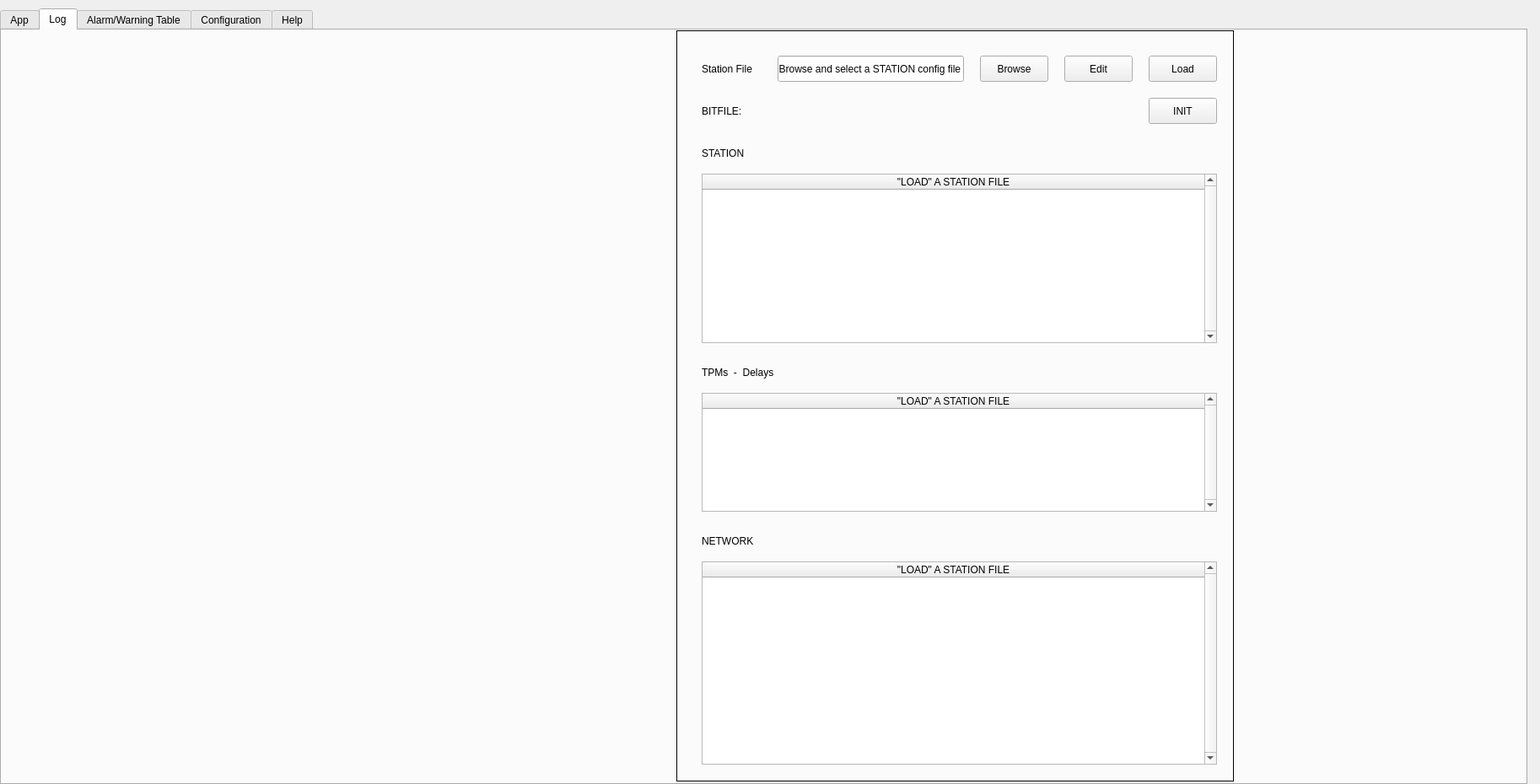
<?xml version="1.0" encoding="UTF-8"?>
<ui version="4.0">
 <class>Form</class>
 <widget class="QWidget" name="Form">
  <property name="geometry">
   <rect>
    <x>0</x>
    <y>0</y>
    <width>1826</width>
    <height>930</height>
   </rect>
  </property>
  <property name="windowTitle">
   <string>Form</string>
  </property>
  <widget class="QTabWidget" name="monitor_tab">
   <property name="enabled">
    <bool>true</bool>
   </property>
   <property name="geometry">
    <rect>
     <x>0</x>
     <y>10</y>
     <width>1811</width>
     <height>921</height>
    </rect>
   </property>
   <property name="currentIndex">
    <number>1</number>
   </property>
   <widget class="QWidget" name="qtab_app">
    <attribute name="title">
     <string>App</string>
    </attribute>
    <widget class="QFrame" name="frame_subrack">
     <property name="geometry">
      <rect>
       <x>10</x>
       <y>209</y>
       <width>201</width>
       <height>651</height>
      </rect>
     </property>
     <property name="frameShape">
      <enum>QFrame::StyledPanel</enum>
     </property>
     <property name="frameShadow">
      <enum>QFrame::Raised</enum>
     </property>
     <widget class="QPushButton" name="qbutton_clear_led">
      <property name="geometry">
       <rect>
        <x>50</x>
        <y>620</y>
        <width>90</width>
        <height>28</height>
       </rect>
      </property>
      <property name="text">
       <string>CLEAR Table</string>
      </property>
     </widget>
    </widget>
    <widget class="QFrame" name="frame_tpm">
     <property name="geometry">
      <rect>
       <x>210</x>
       <y>209</y>
       <width>1591</width>
       <height>641</height>
      </rect>
     </property>
     <property name="frameShape">
      <enum>QFrame::StyledPanel</enum>
     </property>
     <property name="frameShadow">
      <enum>QFrame::Raised</enum>
     </property>
     <widget class="QTableWidget" name="qtable_tile">
      <property name="geometry">
       <rect>
        <x>0</x>
        <y>30</y>
        <width>931</width>
        <height>571</height>
       </rect>
      </property>
      <property name="lineWidth">
       <number>1</number>
      </property>
      <property name="midLineWidth">
       <number>0</number>
      </property>
      <property name="rowCount">
       <number>8</number>
      </property>
      <property name="columnCount">
       <number>5</number>
      </property>
      <attribute name="horizontalHeaderMinimumSectionSize">
       <number>54</number>
      </attribute>
      <attribute name="horizontalHeaderDefaultSectionSize">
       <number>130</number>
      </attribute>
      <attribute name="verticalHeaderVisible">
       <bool>false</bool>
      </attribute>
      <attribute name="verticalHeaderMinimumSectionSize">
       <number>24</number>
      </attribute>
      <attribute name="verticalHeaderDefaultSectionSize">
       <number>67</number>
      </attribute>
      <attribute name="verticalHeaderHighlightSections">
       <bool>false</bool>
      </attribute>
      <attribute name="verticalHeaderShowSortIndicator" stdset="0">
       <bool>false</bool>
      </attribute>
      <attribute name="verticalHeaderStretchLastSection">
       <bool>false</bool>
      </attribute>
      <row/>
      <row/>
      <row/>
      <row/>
      <row/>
      <row/>
      <row/>
      <row/>
      <column>
       <property name="text">
        <string>FPGA0 Temp</string>
       </property>
      </column>
      <column>
       <property name="text">
        <string>FPGA1 Temp</string>
       </property>
      </column>
      <column>
       <property name="text">
        <string>Volatage</string>
       </property>
      </column>
      <column>
       <property name="text">
        <string>Temperature</string>
       </property>
      </column>
      <column>
       <property name="text">
        <string>Current</string>
       </property>
      </column>
     </widget>
    </widget>
    <widget class="QFrame" name="sub_frame">
     <property name="geometry">
      <rect>
       <x>210</x>
       <y>0</y>
       <width>911</width>
       <height>201</height>
      </rect>
     </property>
     <property name="frameShape">
      <enum>QFrame::StyledPanel</enum>
     </property>
     <property name="frameShadow">
      <enum>QFrame::Raised</enum>
     </property>
     <widget class="QLabel" name="label_ps_power">
      <property name="geometry">
       <rect>
        <x>20</x>
        <y>160</y>
        <width>81</width>
        <height>21</height>
       </rect>
      </property>
      <property name="maximumSize">
       <size>
        <width>16777215</width>
        <height>16777215</height>
       </size>
      </property>
      <property name="layoutDirection">
       <enum>Qt::LeftToRight</enum>
      </property>
      <property name="styleSheet">
       <string notr="true">background-color: rgb(238, 238, 236);</string>
      </property>
      <property name="text">
       <string>PS power</string>
      </property>
      <property name="alignment">
       <set>Qt::AlignLeading|Qt::AlignLeft|Qt::AlignVCenter</set>
      </property>
     </widget>
     <widget class="QLabel" name="label_mng">
      <property name="geometry">
       <rect>
        <x>20</x>
        <y>63</y>
        <width>81</width>
        <height>21</height>
       </rect>
      </property>
      <property name="maximumSize">
       <size>
        <width>16777215</width>
        <height>16777215</height>
       </size>
      </property>
      <property name="layoutDirection">
       <enum>Qt::LeftToRight</enum>
      </property>
      <property name="styleSheet">
       <string notr="true">background-color: rgb(238, 238, 236);</string>
      </property>
      <property name="text">
       <string>Mng Temp</string>
      </property>
      <property name="alignment">
       <set>Qt::AlignLeading|Qt::AlignLeft|Qt::AlignVCenter</set>
      </property>
     </widget>
     <widget class="QLabel" name="label_bkpl">
      <property name="geometry">
       <rect>
        <x>20</x>
        <y>16</y>
        <width>81</width>
        <height>21</height>
       </rect>
      </property>
      <property name="maximumSize">
       <size>
        <width>16777215</width>
        <height>16777215</height>
       </size>
      </property>
      <property name="layoutDirection">
       <enum>Qt::LeftToRight</enum>
      </property>
      <property name="styleSheet">
       <string notr="true">background-color: rgb(238, 238, 236);</string>
      </property>
      <property name="text">
       <string>Bkpl Temp</string>
      </property>
      <property name="alignment">
       <set>Qt::AlignLeading|Qt::AlignLeft|Qt::AlignVCenter</set>
      </property>
     </widget>
     <widget class="QLabel" name="label_ps">
      <property name="geometry">
       <rect>
        <x>20</x>
        <y>110</y>
        <width>81</width>
        <height>21</height>
       </rect>
      </property>
      <property name="maximumSize">
       <size>
        <width>16777215</width>
        <height>16777215</height>
       </size>
      </property>
      <property name="layoutDirection">
       <enum>Qt::LeftToRight</enum>
      </property>
      <property name="styleSheet">
       <string notr="true">background-color: rgb(238, 238, 236);</string>
      </property>
      <property name="text">
       <string>PS fan speed</string>
      </property>
      <property name="alignment">
       <set>Qt::AlignLeading|Qt::AlignLeft|Qt::AlignVCenter</set>
      </property>
     </widget>
     <widget class="QLabel" name="label_speed">
      <property name="geometry">
       <rect>
        <x>510</x>
        <y>10</y>
        <width>121</width>
        <height>21</height>
       </rect>
      </property>
      <property name="maximumSize">
       <size>
        <width>16777215</width>
        <height>16777215</height>
       </size>
      </property>
      <property name="layoutDirection">
       <enum>Qt::LeftToRight</enum>
      </property>
      <property name="styleSheet">
       <string notr="true">background-color: rgb(238, 238, 236);</string>
      </property>
      <property name="text">
       <string>Subrack Fan Speed</string>
      </property>
      <property name="alignment">
       <set>Qt::AlignLeading|Qt::AlignLeft|Qt::AlignVCenter</set>
      </property>
     </widget>
     <widget class="QLabel" name="label_speed_2">
      <property name="geometry">
       <rect>
        <x>500</x>
        <y>41</y>
        <width>44</width>
        <height>16</height>
       </rect>
      </property>
      <property name="maximumSize">
       <size>
        <width>16777215</width>
        <height>16777215</height>
       </size>
      </property>
      <property name="layoutDirection">
       <enum>Qt::LeftToRight</enum>
      </property>
      <property name="styleSheet">
       <string notr="true">background-color: rgb(238, 238, 236);</string>
      </property>
      <property name="text">
       <string>FAN #2</string>
      </property>
      <property name="alignment">
       <set>Qt::AlignLeading|Qt::AlignLeft|Qt::AlignVCenter</set>
      </property>
     </widget>
     <widget class="QLabel" name="label_speed_3">
      <property name="geometry">
       <rect>
        <x>591</x>
        <y>41</y>
        <width>44</width>
        <height>16</height>
       </rect>
      </property>
      <property name="maximumSize">
       <size>
        <width>16777215</width>
        <height>16777215</height>
       </size>
      </property>
      <property name="layoutDirection">
       <enum>Qt::LeftToRight</enum>
      </property>
      <property name="styleSheet">
       <string notr="true">background-color: rgb(238, 238, 236);</string>
      </property>
      <property name="text">
       <string>FAN #3</string>
      </property>
      <property name="alignment">
       <set>Qt::AlignLeading|Qt::AlignLeft|Qt::AlignVCenter</set>
      </property>
     </widget>
     <widget class="QLabel" name="label_speed_4">
      <property name="geometry">
       <rect>
        <x>683</x>
        <y>41</y>
        <width>44</width>
        <height>16</height>
       </rect>
      </property>
      <property name="maximumSize">
       <size>
        <width>16777215</width>
        <height>16777215</height>
       </size>
      </property>
      <property name="layoutDirection">
       <enum>Qt::LeftToRight</enum>
      </property>
      <property name="styleSheet">
       <string notr="true">background-color: rgb(238, 238, 236);</string>
      </property>
      <property name="text">
       <string>FAN #4</string>
      </property>
      <property name="alignment">
       <set>Qt::AlignLeading|Qt::AlignLeft|Qt::AlignVCenter</set>
      </property>
     </widget>
     <widget class="QLabel" name="label_speed_5">
      <property name="geometry">
       <rect>
        <x>411</x>
        <y>41</y>
        <width>44</width>
        <height>16</height>
       </rect>
      </property>
      <property name="maximumSize">
       <size>
        <width>16777215</width>
        <height>16777215</height>
       </size>
      </property>
      <property name="layoutDirection">
       <enum>Qt::LeftToRight</enum>
      </property>
      <property name="styleSheet">
       <string notr="true">background-color: rgb(238, 238, 236);</string>
      </property>
      <property name="text">
       <string>FAN #1</string>
      </property>
      <property name="alignment">
       <set>Qt::AlignLeading|Qt::AlignLeft|Qt::AlignVCenter</set>
      </property>
     </widget>
    </widget>
    <widget class="QPushButton" name="subrack_button">
     <property name="geometry">
      <rect>
       <x>60</x>
       <y>80</y>
       <width>90</width>
       <height>28</height>
      </rect>
     </property>
     <property name="text">
      <string>Subrack</string>
     </property>
    </widget>
    <widget class="QCheckBox" name="check_savedata">
     <property name="geometry">
      <rect>
       <x>10</x>
       <y>180</y>
       <width>101</width>
       <height>21</height>
      </rect>
     </property>
     <property name="text">
      <string>Save Data </string>
     </property>
    </widget>
    <widget class="QLabel" name="qline_ip">
     <property name="geometry">
      <rect>
       <x>30</x>
       <y>20</y>
       <width>151</width>
       <height>31</height>
      </rect>
     </property>
     <property name="layoutDirection">
      <enum>Qt::LeftToRight</enum>
     </property>
     <property name="text">
      <string>ip:port</string>
     </property>
     <property name="alignment">
      <set>Qt::AlignCenter</set>
     </property>
    </widget>
    <widget class="QLabel" name="qlabel_tstamp">
     <property name="geometry">
      <rect>
       <x>0</x>
       <y>120</y>
       <width>201</width>
       <height>31</height>
      </rect>
     </property>
     <property name="layoutDirection">
      <enum>Qt::LeftToRight</enum>
     </property>
     <property name="text">
      <string/>
     </property>
     <property name="alignment">
      <set>Qt::AlignCenter</set>
     </property>
    </widget>
    <zorder>sub_frame</zorder>
    <zorder>frame_tpm</zorder>
    <zorder>frame_subrack</zorder>
    <zorder>subrack_button</zorder>
    <zorder>check_savedata</zorder>
    <zorder>qline_ip</zorder>
    <zorder>qlabel_tstamp</zorder>
   </widget>
   <widget class="QWidget" name="Log">
    <attribute name="title">
     <string>Log</string>
    </attribute>
    <widget class="QWidget" name="qt_log" native="true">
     <property name="geometry">
      <rect>
       <x>0</x>
       <y>10</y>
       <width>801</width>
       <height>881</height>
      </rect>
     </property>
    </widget>
    <widget class="QFrame" name="frame_station">
     <property name="geometry">
      <rect>
       <x>800</x>
       <y>0</y>
       <width>661</width>
       <height>891</height>
      </rect>
     </property>
     <property name="frameShape">
      <enum>QFrame::Box</enum>
     </property>
     <property name="frameShadow">
      <enum>QFrame::Plain</enum>
     </property>
     <widget class="QLabel" name="qlabel_config">
      <property name="geometry">
       <rect>
        <x>30</x>
        <y>30</y>
        <width>101</width>
        <height>31</height>
       </rect>
      </property>
      <property name="text">
       <string>Station File</string>
      </property>
      <property name="alignment">
       <set>Qt::AlignLeading|Qt::AlignLeft|Qt::AlignVCenter</set>
      </property>
     </widget>
     <widget class="QLineEdit" name="qline_configfile">
      <property name="geometry">
       <rect>
        <x>120</x>
        <y>30</y>
        <width>221</width>
        <height>31</height>
       </rect>
      </property>
      <property name="text">
       <string>  Browse and select a STATION config file</string>
      </property>
      <property name="readOnly">
       <bool>true</bool>
      </property>
     </widget>
     <widget class="QPushButton" name="qbutton_load_configuration">
      <property name="geometry">
       <rect>
        <x>560</x>
        <y>30</y>
        <width>81</width>
        <height>31</height>
       </rect>
      </property>
      <property name="text">
       <string>Load</string>
      </property>
     </widget>
     <widget class="QPushButton" name="qbutton_browse">
      <property name="geometry">
       <rect>
        <x>360</x>
        <y>30</y>
        <width>81</width>
        <height>31</height>
       </rect>
      </property>
      <property name="text">
       <string>Browse</string>
      </property>
     </widget>
     <widget class="QPushButton" name="qbutton_station_init">
      <property name="geometry">
       <rect>
        <x>560</x>
        <y>80</y>
        <width>81</width>
        <height>31</height>
       </rect>
      </property>
      <property name="text">
       <string>INIT</string>
      </property>
     </widget>
     <widget class="QLabel" name="qlabel_bitfile">
      <property name="geometry">
       <rect>
        <x>120</x>
        <y>80</y>
        <width>421</width>
        <height>31</height>
       </rect>
      </property>
      <property name="text">
       <string/>
      </property>
      <property name="alignment">
       <set>Qt::AlignLeading|Qt::AlignLeft|Qt::AlignVCenter</set>
      </property>
     </widget>
     <widget class="QLabel" name="qlabel_station">
      <property name="geometry">
       <rect>
        <x>30</x>
        <y>130</y>
        <width>171</width>
        <height>31</height>
       </rect>
      </property>
      <property name="text">
       <string>STATION</string>
      </property>
      <property name="alignment">
       <set>Qt::AlignLeading|Qt::AlignLeft|Qt::AlignVCenter</set>
      </property>
     </widget>
     <widget class="QTableWidget" name="qtable_tpm">
      <property name="geometry">
       <rect>
        <x>30</x>
        <y>430</y>
        <width>611</width>
        <height>141</height>
       </rect>
      </property>
      <property name="verticalScrollBarPolicy">
       <enum>Qt::ScrollBarAlwaysOn</enum>
      </property>
      <property name="sizeAdjustPolicy">
       <enum>QAbstractScrollArea::AdjustIgnored</enum>
      </property>
      <attribute name="horizontalHeaderCascadingSectionResizes">
       <bool>false</bool>
      </attribute>
      <attribute name="horizontalHeaderDefaultSectionSize">
       <number>218</number>
      </attribute>
      <attribute name="horizontalHeaderStretchLastSection">
       <bool>true</bool>
      </attribute>
      <column>
       <property name="text">
        <string>&quot;LOAD&quot; A STATION FILE</string>
       </property>
      </column>
     </widget>
     <widget class="QTableWidget" name="qtable_station">
      <property name="geometry">
       <rect>
        <x>30</x>
        <y>170</y>
        <width>611</width>
        <height>201</height>
       </rect>
      </property>
      <property name="verticalScrollBarPolicy">
       <enum>Qt::ScrollBarAlwaysOn</enum>
      </property>
      <attribute name="horizontalHeaderDefaultSectionSize">
       <number>308</number>
      </attribute>
      <attribute name="horizontalHeaderStretchLastSection">
       <bool>true</bool>
      </attribute>
      <column>
       <property name="text">
        <string>&quot;LOAD&quot; A STATION FILE</string>
       </property>
      </column>
     </widget>
     <widget class="QLabel" name="qlabel_tpms">
      <property name="geometry">
       <rect>
        <x>30</x>
        <y>390</y>
        <width>171</width>
        <height>31</height>
       </rect>
      </property>
      <property name="text">
       <string>TPMs  -  Delays</string>
      </property>
      <property name="alignment">
       <set>Qt::AlignLeading|Qt::AlignLeft|Qt::AlignVCenter</set>
      </property>
     </widget>
     <widget class="QLabel" name="qlabel_network">
      <property name="geometry">
       <rect>
        <x>30</x>
        <y>590</y>
        <width>171</width>
        <height>31</height>
       </rect>
      </property>
      <property name="text">
       <string>NETWORK</string>
      </property>
      <property name="alignment">
       <set>Qt::AlignLeading|Qt::AlignLeft|Qt::AlignVCenter</set>
      </property>
     </widget>
     <widget class="QTableWidget" name="qtable_network">
      <property name="geometry">
       <rect>
        <x>30</x>
        <y>630</y>
        <width>611</width>
        <height>241</height>
       </rect>
      </property>
      <property name="verticalScrollBarPolicy">
       <enum>Qt::ScrollBarAlwaysOn</enum>
      </property>
      <attribute name="horizontalHeaderDefaultSectionSize">
       <number>365</number>
      </attribute>
      <attribute name="horizontalHeaderStretchLastSection">
       <bool>true</bool>
      </attribute>
      <column>
       <property name="text">
        <string>&quot;LOAD&quot; A STATION FILE</string>
       </property>
      </column>
     </widget>
     <widget class="QLabel" name="qlabel_bitfile_2">
      <property name="geometry">
       <rect>
        <x>30</x>
        <y>80</y>
        <width>71</width>
        <height>31</height>
       </rect>
      </property>
      <property name="text">
       <string>BITFILE: </string>
      </property>
      <property name="alignment">
       <set>Qt::AlignLeading|Qt::AlignLeft|Qt::AlignVCenter</set>
      </property>
     </widget>
     <widget class="QPushButton" name="qbutton_edit">
      <property name="geometry">
       <rect>
        <x>460</x>
        <y>30</y>
        <width>81</width>
        <height>31</height>
       </rect>
      </property>
      <property name="text">
       <string>Edit</string>
      </property>
     </widget>
    </widget>
   </widget>
   <widget class="QWidget" name="qtab_threshold">
    <attribute name="title">
     <string>Alarm/Warning Table</string>
    </attribute>
    <widget class="QTableWidget" name="true_table">
     <property name="geometry">
      <rect>
       <x>280</x>
       <y>150</y>
       <width>611</width>
       <height>411</height>
      </rect>
     </property>
     <property name="frameShape">
      <enum>QFrame::NoFrame</enum>
     </property>
     <property name="frameShadow">
      <enum>QFrame::Plain</enum>
     </property>
     <property name="lineWidth">
      <number>0</number>
     </property>
     <column>
      <property name="text">
       <string>min</string>
      </property>
     </column>
     <column>
      <property name="text">
       <string>max</string>
      </property>
     </column>
     <column>
      <property name="text">
       <string>min</string>
      </property>
     </column>
     <column>
      <property name="text">
       <string>max</string>
      </property>
     </column>
    </widget>
    <widget class="QLabel" name="label_3">
     <property name="geometry">
      <rect>
       <x>450</x>
       <y>125</y>
       <width>181</width>
       <height>21</height>
      </rect>
     </property>
     <property name="text">
      <string>&lt;html&gt;&lt;head/&gt;&lt;body&gt;&lt;p&gt;&lt;span style=&quot; font-size:14pt; font-weight:600;&quot;&gt;Warning Threshold&lt;/span&gt;&lt;/p&gt;&lt;/body&gt;&lt;/html&gt;</string>
     </property>
    </widget>
    <widget class="QLabel" name="label_4">
     <property name="geometry">
      <rect>
       <x>690</x>
       <y>125</y>
       <width>181</width>
       <height>21</height>
      </rect>
     </property>
     <property name="text">
      <string>&lt;html&gt;&lt;head/&gt;&lt;body&gt;&lt;p&gt;&lt;span style=&quot; font-size:14pt; font-weight:600;&quot;&gt;Alarm Threshold&lt;/span&gt;&lt;/p&gt;&lt;/body&gt;&lt;/html&gt;</string>
     </property>
    </widget>
    <widget class="QLabel" name="qlabel_conf_label_3">
     <property name="geometry">
      <rect>
       <x>400</x>
       <y>40</y>
       <width>311</width>
       <height>31</height>
      </rect>
     </property>
     <property name="layoutDirection">
      <enum>Qt::LeftToRight</enum>
     </property>
     <property name="text">
      <string>To change values go to Configuration Tab</string>
     </property>
     <property name="alignment">
      <set>Qt::AlignCenter</set>
     </property>
    </widget>
   </widget>
   <widget class="QWidget" name="qtab_conf">
    <attribute name="title">
     <string>Configuration</string>
    </attribute>
   </widget>
   <widget class="QWidget" name="qtab_help">
    <attribute name="title">
     <string>Help</string>
    </attribute>
    <widget class="QTextEdit" name="textEdit">
     <property name="geometry">
      <rect>
       <x>3</x>
       <y>4</y>
       <width>1141</width>
       <height>851</height>
      </rect>
     </property>
     <property name="html">
      <string>&lt;!DOCTYPE HTML PUBLIC &quot;-//W3C//DTD HTML 4.0//EN&quot; &quot;http://www.w3.org/TR/REC-html40/strict.dtd&quot;&gt;
&lt;html&gt;&lt;head&gt;&lt;meta name=&quot;qrichtext&quot; content=&quot;1&quot; /&gt;&lt;style type=&quot;text/css&quot;&gt;
p, li { white-space: pre-wrap; }
&lt;/style&gt;&lt;/head&gt;&lt;body style=&quot; font-family:'Ubuntu'; font-size:10pt; font-weight:400; font-style:normal;&quot;&gt;
&lt;p style=&quot; margin-top:0px; margin-bottom:0px; margin-left:0px; margin-right:0px; -qt-block-indent:0; text-indent:0px;&quot;&gt;&lt;span style=&quot; font-size:12pt; font-weight:600;&quot;&gt;APP&lt;/span&gt;&lt;/p&gt;
&lt;p style=&quot;-qt-paragraph-type:empty; margin-top:0px; margin-bottom:0px; margin-left:0px; margin-right:0px; -qt-block-indent:0; text-indent:0px; font-size:12pt; font-weight:600;&quot;&gt;&lt;br /&gt;&lt;/p&gt;
&lt;p style=&quot; margin-top:0px; margin-bottom:0px; margin-left:0px; margin-right:0px; -qt-block-indent:0; text-indent:0px;&quot;&gt;&lt;span style=&quot; font-size:12pt; text-decoration: underline;&quot;&gt;TPM BUTTON&lt;/span&gt;&lt;span style=&quot; font-size:12pt;&quot;&gt;			&lt;/span&gt;&lt;span style=&quot; font-size:12pt; text-decoration: underline;&quot;&gt;LED&lt;/span&gt;&lt;span style=&quot; font-size:12pt;&quot;&gt;						&lt;/span&gt;&lt;span style=&quot; font-size:12pt; text-decoration: underline;&quot;&gt;SUBRACK&lt;/span&gt;&lt;/p&gt;
&lt;p style=&quot;-qt-paragraph-type:empty; margin-top:0px; margin-bottom:0px; margin-left:0px; margin-right:0px; -qt-block-indent:0; text-indent:0px; font-size:12pt;&quot;&gt;&lt;br /&gt;&lt;/p&gt;
&lt;p style=&quot; margin-top:0px; margin-bottom:0px; margin-left:0px; margin-right:0px; -qt-block-indent:0; text-indent:0px;&quot;&gt;&lt;span style=&quot; font-size:12pt;&quot;&gt;	---&amp;gt; tpm not detected			---&amp;gt; monitored parameters OK				---&amp;gt; offline&lt;/span&gt;&lt;/p&gt;
&lt;p style=&quot;-qt-paragraph-type:empty; margin-top:0px; margin-bottom:0px; margin-left:0px; margin-right:0px; -qt-block-indent:0; text-indent:0px; font-size:12pt;&quot;&gt;&lt;br /&gt;&lt;/p&gt;
&lt;p style=&quot; margin-top:0px; margin-bottom:0px; margin-left:0px; margin-right:0px; -qt-block-indent:0; text-indent:0px;&quot;&gt;&lt;span style=&quot; font-size:12pt;&quot;&gt;	---&amp;gt; tpm turned off			---&amp;gt; there is/was a parameter in warning status		---&amp;gt; online&lt;/span&gt;&lt;/p&gt;
&lt;p style=&quot;-qt-paragraph-type:empty; margin-top:0px; margin-bottom:0px; margin-left:0px; margin-right:0px; -qt-block-indent:0; text-indent:0px; font-size:12pt;&quot;&gt;&lt;br /&gt;&lt;/p&gt;
&lt;p style=&quot; margin-top:0px; margin-bottom:0px; margin-left:0px; margin-right:0px; -qt-block-indent:0; text-indent:0px;&quot;&gt;&lt;span style=&quot; font-size:12pt;&quot;&gt;	---&amp;gt; tpm turned on			---&amp;gt; there is/was a parameter in alarm status			&lt;/span&gt;&lt;/p&gt;
&lt;p style=&quot;-qt-paragraph-type:empty; margin-top:0px; margin-bottom:0px; margin-left:0px; margin-right:0px; -qt-block-indent:0; text-indent:0px; font-size:12pt;&quot;&gt;&lt;br /&gt;&lt;/p&gt;
&lt;p style=&quot;-qt-paragraph-type:empty; margin-top:0px; margin-bottom:0px; margin-left:0px; margin-right:0px; -qt-block-indent:0; text-indent:0px; font-size:12pt;&quot;&gt;&lt;br /&gt;&lt;/p&gt;
&lt;p style=&quot;-qt-paragraph-type:empty; margin-top:0px; margin-bottom:0px; margin-left:0px; margin-right:0px; -qt-block-indent:0; text-indent:0px; font-size:12pt;&quot;&gt;&lt;br /&gt;&lt;/p&gt;
&lt;p style=&quot;-qt-paragraph-type:empty; margin-top:0px; margin-bottom:0px; margin-left:0px; margin-right:0px; -qt-block-indent:0; text-indent:0px; font-size:12pt;&quot;&gt;&lt;br /&gt;&lt;/p&gt;
&lt;p style=&quot; margin-top:0px; margin-bottom:0px; margin-left:0px; margin-right:0px; -qt-block-indent:0; text-indent:0px;&quot;&gt;&lt;span style=&quot; font-size:12pt;&quot;&gt;				&lt;/span&gt;&lt;/p&gt;
&lt;p style=&quot;-qt-paragraph-type:empty; margin-top:0px; margin-bottom:0px; margin-left:0px; margin-right:0px; -qt-block-indent:0; text-indent:0px; font-size:12pt;&quot;&gt;&lt;br /&gt;&lt;/p&gt;
&lt;p style=&quot;-qt-paragraph-type:empty; margin-top:0px; margin-bottom:0px; margin-left:0px; margin-right:0px; -qt-block-indent:0; text-indent:0px; font-size:12pt;&quot;&gt;&lt;br /&gt;&lt;/p&gt;
&lt;p style=&quot;-qt-paragraph-type:empty; margin-top:0px; margin-bottom:0px; margin-left:0px; margin-right:0px; -qt-block-indent:0; text-indent:0px; font-size:12pt;&quot;&gt;&lt;br /&gt;&lt;/p&gt;
&lt;p style=&quot;-qt-paragraph-type:empty; margin-top:0px; margin-bottom:0px; margin-left:0px; margin-right:0px; -qt-block-indent:0; text-indent:0px; font-size:12pt;&quot;&gt;&lt;br /&gt;&lt;/p&gt;
&lt;p style=&quot; margin-top:0px; margin-bottom:0px; margin-left:0px; margin-right:0px; -qt-block-indent:0; text-indent:0px;&quot;&gt;&lt;span style=&quot; font-size:12pt;&quot;&gt;Some attributes are received from subrack API through web client while others are received directly from tpm.&lt;/span&gt;&lt;/p&gt;
&lt;p style=&quot;-qt-paragraph-type:empty; margin-top:0px; margin-bottom:0px; margin-left:0px; margin-right:0px; -qt-block-indent:0; text-indent:0px; font-size:12pt;&quot;&gt;&lt;br /&gt;&lt;/p&gt;
&lt;p style=&quot; margin-top:0px; margin-bottom:0px; margin-left:0px; margin-right:0px; -qt-block-indent:0; text-indent:0px;&quot;&gt;&lt;span style=&quot; font-size:12pt;&quot;&gt;				---&amp;gt; Each attributes show two values. At the top the real time value is shown;				       				at the bottom the last warning/alarm (yellow/red) measured values is shown.  &lt;/span&gt;&lt;/p&gt;
&lt;p style=&quot; margin-top:0px; margin-bottom:0px; margin-left:0px; margin-right:0px; -qt-block-indent:0; text-indent:0px;&quot;&gt;&lt;span style=&quot; font-size:12pt;&quot;&gt;				Same thing for subrack and Power Supply attributes.&lt;/span&gt;&lt;/p&gt;
&lt;p style=&quot;-qt-paragraph-type:empty; margin-top:0px; margin-bottom:0px; margin-left:0px; margin-right:0px; -qt-block-indent:0; text-indent:0px; font-size:12pt;&quot;&gt;&lt;br /&gt;&lt;/p&gt;
&lt;p style=&quot;-qt-paragraph-type:empty; margin-top:0px; margin-bottom:0px; margin-left:0px; margin-right:0px; -qt-block-indent:0; text-indent:0px; font-size:12pt;&quot;&gt;&lt;br /&gt;&lt;/p&gt;
&lt;p style=&quot; margin-top:0px; margin-bottom:0px; margin-left:0px; margin-right:0px; -qt-block-indent:0; text-indent:0px;&quot;&gt;&lt;span style=&quot; font-size:12pt; text-decoration: underline;&quot;&gt;ALARM/WARNING VALUES&lt;/span&gt;&lt;/p&gt;
&lt;p style=&quot;-qt-paragraph-type:empty; margin-top:0px; margin-bottom:0px; margin-left:0px; margin-right:0px; -qt-block-indent:0; text-indent:0px; font-size:12pt; text-decoration: underline;&quot;&gt;&lt;br /&gt;&lt;/p&gt;
&lt;p style=&quot; margin-top:0px; margin-bottom:0px; margin-left:0px; margin-right:0px; -qt-block-indent:0; text-indent:0px;&quot;&gt;&lt;span style=&quot; font-size:12pt;&quot;&gt;					&lt;/span&gt;&lt;/p&gt;
&lt;p style=&quot;-qt-paragraph-type:empty; margin-top:0px; margin-bottom:0px; margin-left:0px; margin-right:0px; -qt-block-indent:0; text-indent:0px; font-size:12pt;&quot;&gt;&lt;br /&gt;&lt;/p&gt;
&lt;p style=&quot;-qt-paragraph-type:empty; margin-top:0px; margin-bottom:0px; margin-left:0px; margin-right:0px; -qt-block-indent:0; text-indent:0px; font-size:12pt;&quot;&gt;&lt;br /&gt;&lt;/p&gt;
&lt;p style=&quot;-qt-paragraph-type:empty; margin-top:0px; margin-bottom:0px; margin-left:0px; margin-right:0px; -qt-block-indent:0; text-indent:0px; font-size:12pt;&quot;&gt;&lt;br /&gt;&lt;/p&gt;
&lt;p style=&quot;-qt-paragraph-type:empty; margin-top:0px; margin-bottom:0px; margin-left:0px; margin-right:0px; -qt-block-indent:0; text-indent:0px; font-size:12pt;&quot;&gt;&lt;br /&gt;&lt;/p&gt;
&lt;p style=&quot;-qt-paragraph-type:empty; margin-top:0px; margin-bottom:0px; margin-left:0px; margin-right:0px; -qt-block-indent:0; text-indent:0px; font-size:12pt;&quot;&gt;&lt;br /&gt;&lt;/p&gt;
&lt;p style=&quot;-qt-paragraph-type:empty; margin-top:0px; margin-bottom:0px; margin-left:0px; margin-right:0px; -qt-block-indent:0; text-indent:0px; font-size:12pt;&quot;&gt;&lt;br /&gt;&lt;/p&gt;
&lt;p style=&quot;-qt-paragraph-type:empty; margin-top:0px; margin-bottom:0px; margin-left:0px; margin-right:0px; -qt-block-indent:0; text-indent:0px; font-size:12pt;&quot;&gt;&lt;br /&gt;&lt;/p&gt;
&lt;p style=&quot; margin-top:0px; margin-bottom:0px; margin-left:0px; margin-right:0px; -qt-block-indent:0; text-indent:0px;&quot;&gt;&lt;span style=&quot; font-size:12pt;&quot;&gt; Here the alarm/warning values table is shown. Attribute threshold value can be changed using the Configuration tab or from the monitor.ini file.&lt;/span&gt;&lt;/p&gt;
&lt;p style=&quot;-qt-paragraph-type:empty; margin-top:0px; margin-bottom:0px; margin-left:0px; margin-right:0px; -qt-block-indent:0; text-indent:0px; font-size:12pt;&quot;&gt;&lt;br /&gt;&lt;/p&gt;
&lt;p style=&quot;-qt-paragraph-type:empty; margin-top:0px; margin-bottom:0px; margin-left:0px; margin-right:0px; -qt-block-indent:0; text-indent:0px; font-size:12pt;&quot;&gt;&lt;br /&gt;&lt;/p&gt;&lt;/body&gt;&lt;/html&gt;</string>
     </property>
    </widget>
    <widget class="QLabel" name="label_5">
     <property name="geometry">
      <rect>
       <x>10</x>
       <y>80</y>
       <width>81</width>
       <height>21</height>
      </rect>
     </property>
     <property name="text">
      <string/>
     </property>
     <property name="pixmap">
      <pixmap>../../.designer/backup/Pictures/210510_r38312-951x1024.jpg</pixmap>
     </property>
    </widget>
    <widget class="QLabel" name="label_6">
     <property name="geometry">
      <rect>
       <x>10</x>
       <y>120</y>
       <width>81</width>
       <height>21</height>
      </rect>
     </property>
     <property name="text">
      <string/>
     </property>
     <property name="pixmap">
      <pixmap>../../.designer/backup/Pictures/Selection_007.jpg</pixmap>
     </property>
    </widget>
    <widget class="QLabel" name="label_7">
     <property name="geometry">
      <rect>
       <x>10</x>
       <y>160</y>
       <width>81</width>
       <height>21</height>
      </rect>
     </property>
     <property name="text">
      <string/>
     </property>
     <property name="pixmap">
      <pixmap>../../.designer/backup/Pictures/Selection_006.jpg</pixmap>
     </property>
    </widget>
    <widget class="QLabel" name="label_8">
     <property name="geometry">
      <rect>
       <x>330</x>
       <y>80</y>
       <width>51</width>
       <height>31</height>
      </rect>
     </property>
     <property name="text">
      <string/>
     </property>
     <property name="pixmap">
      <pixmap>../../.designer/backup/Pictures/Selection_009.jpg</pixmap>
     </property>
    </widget>
    <widget class="QLabel" name="label_9">
     <property name="geometry">
      <rect>
       <x>330</x>
       <y>160</y>
       <width>41</width>
       <height>31</height>
      </rect>
     </property>
     <property name="text">
      <string/>
     </property>
     <property name="pixmap">
      <pixmap>../../.designer/backup/Pictures/Selection_010.jpg</pixmap>
     </property>
    </widget>
    <widget class="QLabel" name="label_10">
     <property name="geometry">
      <rect>
       <x>333</x>
       <y>120</y>
       <width>51</width>
       <height>31</height>
      </rect>
     </property>
     <property name="text">
      <string/>
     </property>
     <property name="pixmap">
      <pixmap>../../.designer/backup/Pictures/Selection_019.jpg</pixmap>
     </property>
    </widget>
    <widget class="QLabel" name="label_11">
     <property name="geometry">
      <rect>
       <x>80</x>
       <y>390</y>
       <width>81</width>
       <height>41</height>
      </rect>
     </property>
     <property name="text">
      <string/>
     </property>
     <property name="pixmap">
      <pixmap>../../.designer/backup/Pictures/Selection_012.jpg</pixmap>
     </property>
    </widget>
    <widget class="QLabel" name="label_15">
     <property name="geometry">
      <rect>
       <x>798</x>
       <y>121</y>
       <width>91</width>
       <height>21</height>
      </rect>
     </property>
     <property name="text">
      <string/>
     </property>
     <property name="pixmap">
      <pixmap>../../.designer/backup/Pictures/Selection_011.jpg</pixmap>
     </property>
    </widget>
    <widget class="QLabel" name="label_16">
     <property name="geometry">
      <rect>
       <x>800</x>
       <y>84</y>
       <width>91</width>
       <height>21</height>
      </rect>
     </property>
     <property name="text">
      <string/>
     </property>
     <property name="pixmap">
      <pixmap>../../.designer/backup/Pictures/Selection_015.jpg</pixmap>
     </property>
    </widget>
    <widget class="QLabel" name="label_13">
     <property name="geometry">
      <rect>
       <x>170</x>
       <y>390</y>
       <width>131</width>
       <height>51</height>
      </rect>
     </property>
     <property name="text">
      <string/>
     </property>
     <property name="pixmap">
      <pixmap>../../.designer/backup/Pictures/Selection_013.jpg</pixmap>
     </property>
    </widget>
    <widget class="QLabel" name="label_14">
     <property name="geometry">
      <rect>
       <x>10</x>
       <y>510</y>
       <width>611</width>
       <height>161</height>
      </rect>
     </property>
     <property name="text">
      <string/>
     </property>
     <property name="pixmap">
      <pixmap>../../.designer/backup/Pictures/Selection_016.jpg</pixmap>
     </property>
    </widget>
    <widget class="QLabel" name="label_12">
     <property name="geometry">
      <rect>
       <x>10</x>
       <y>220</y>
       <width>801</width>
       <height>121</height>
      </rect>
     </property>
     <property name="text">
      <string/>
     </property>
     <property name="pixmap">
      <pixmap>../../.designer/backup/Pictures/Selection_017.jpg</pixmap>
     </property>
    </widget>
   </widget>
  </widget>
 </widget>
 <resources/>
 <connections/>
</ui>
